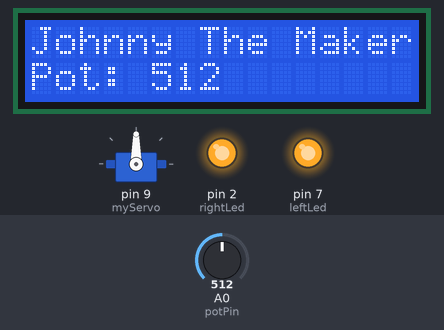
Bench run of a sketch on a simulated Arduino Uno, built with avr-gcc and run on an emulated ATmega328P. Shown: 16×2 character LCD, servo, output pins drawn as LEDs (lit = HIGH). Dashed ring = blinking. Inputs (shaded band) come from the test bench; at power-on: A0 (potPin) = 512.

Above: at 1.2 s.
1.3 s: A0 (potPin) set to 528
At 1.8 s:
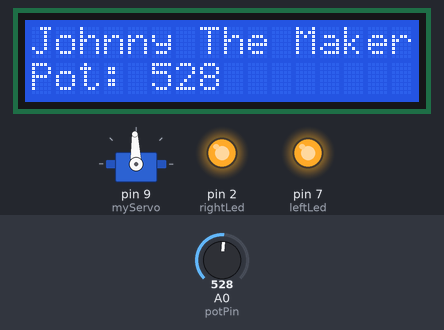
2.8 s: A0 (potPin) set to 552
At 3.5 s:
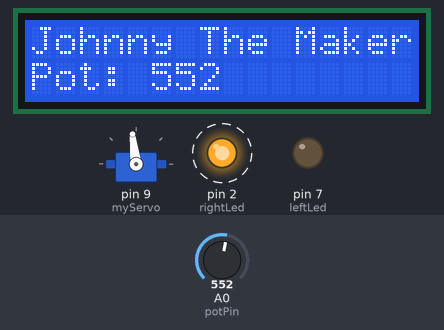
5.8 s: A0 (potPin) set to 470
At 6.25 s:
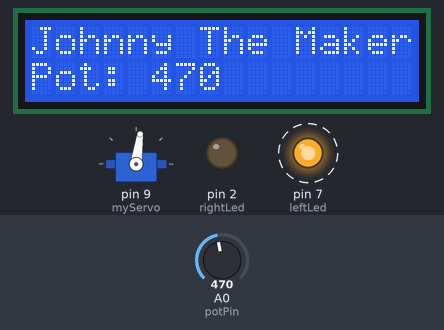
8.8 s: A0 (potPin) set to 306
At 9.29 s:
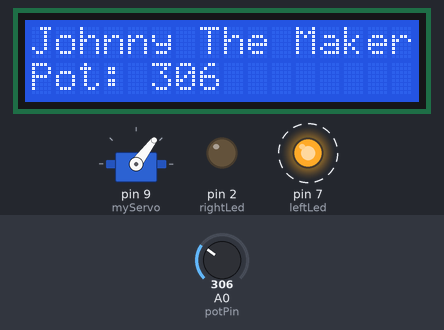
11.2 s: A0 (potPin) set to 122
At 11.73 s:
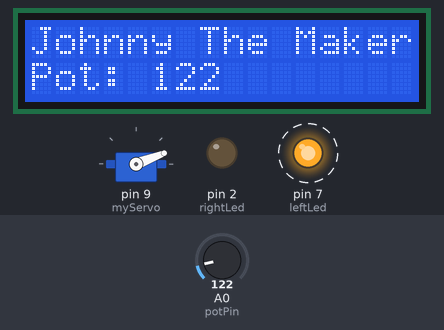
13.3 s: A0 (potPin) set to 0
At 13.56 s:
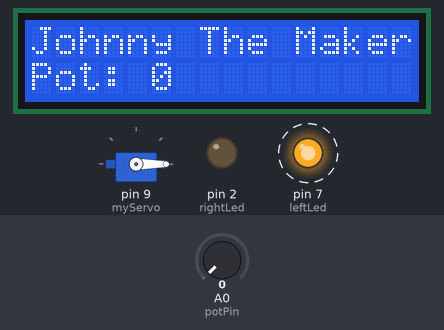
Timing chart, 0 to 16.5 s (numbered marks = the images above; inputs shaded):
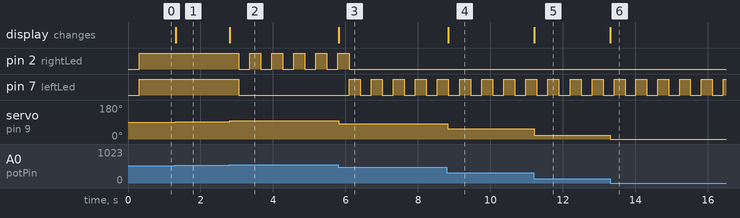

Measured:
- the behaviour switches between 540 and 541 on A0 (potPin) (found by bisection; images 1 and 2)
- after the input at 1.3 s, servo on pin 9 (myServo): 90° → 92° at once; the display: changes at once (image 1)
- after the input at 2.8 s, pin 2 (rightLed): alternates HIGH for 0.30 s and LOW for 0.30 s, starting after 0.25 s; pin 7 (leftLed): HIGH → LOW after 0.25 s; servo on pin 9 (myServo): 92° → 97° at once; the display: changes at once (image 2)
- after the input at 5.8 s, pin 2 (rightLed): goes on until 6.1 s, then stays LOW; pin 7 (leftLed): alternates HIGH for 0.30 s and LOW for 0.30 s, starting after 0.30 s; servo on pin 9 (myServo): 97° → 82° at once; the display: changes at once (image 3)
- after the input at 8.8 s, servo on pin 9 (myServo): 82° → 53° at once; the display: changes at once (image 4)
- after the input at 11.2 s, servo on pin 9 (myServo): 53° → 21° at once; the display: changes at once (image 5)
- after the input at 13.3 s, servo on pin 9 (myServo): 21° → 0° at once; the display: changes at once (image 6)

The sketch:

steering_system.ino
```cpp
#include <Wire.h>
#include <LiquidCrystal_I2C.h>
#include <Servo.h>

// Initializes the LCD at address 0x27 (common for most) with 16 columns and 2 rows.
LiquidCrystal_I2C lcd(0x27, 16, 2);
Servo myServo;

int potPin = A0;
int leftLed = 7;
int rightLed = 2;

unsigned long previousTime = 0;
const int blinkInterval = 300;

void setup() {
  lcd.init();          // Initializes the LCD
  lcd.backlight();     // Turns on the backlight
  myServo.attach(9);
  pinMode(leftLed, OUTPUT);
  pinMode(rightLed, OUTPUT);

  lcd.setCursor(0, 0);
  lcd.print("Johnny The Maker");
}

void loop() {
  int potValue = analogRead(potPin);
  int angle = map(potValue, 0, 1023, 0, 180);
  myServo.write(angle);

  // Update the LCD
  lcd.setCursor(0, 1);
  lcd.print("Pot: ");
  lcd.print(potValue);
  lcd.print("   ");

  // LEDS (without delay)
  unsigned long currentTime = millis();
  if (currentTime - previousTime >= blinkInterval) {
    previousTime = currentTime;
    if (potValue < 480) {
      digitalWrite(leftLed, !digitalRead(leftLed));
      digitalWrite(rightLed, LOW);
    } else if (potValue > 540) {
      digitalWrite(rightLed, !digitalRead(rightLed));
      digitalWrite(leftLed, LOW);
    } else {
      digitalWrite(leftLed, HIGH);
      digitalWrite(rightLed, HIGH);
    }
  }
}
```
